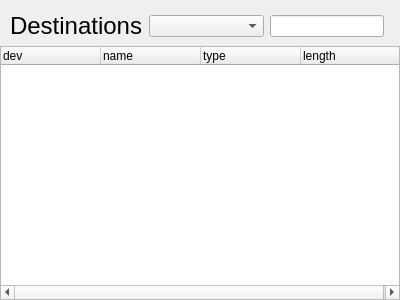
<?xml version="1.0" encoding="UTF-8"?>
<ui version="4.0">
 <class>SignalList</class>
 <widget class="QWidget" name="SignalList">
  <property name="geometry">
   <rect>
    <x>0</x>
    <y>0</y>
    <width>400</width>
    <height>300</height>
   </rect>
  </property>
  <property name="windowTitle">
   <string>Form</string>
  </property>
  <layout class="QGridLayout" name="gridLayout" columnstretch="0,0,0,0">
   <property name="leftMargin">
    <number>0</number>
   </property>
   <property name="topMargin">
    <number>12</number>
   </property>
   <property name="rightMargin">
    <number>0</number>
   </property>
   <property name="bottomMargin">
    <number>0</number>
   </property>
   <item row="0" column="3">
    <spacer name="horizontalSpacer">
     <property name="orientation">
      <enum>Qt::Horizontal</enum>
     </property>
     <property name="sizeType">
      <enum>QSizePolicy::Fixed</enum>
     </property>
     <property name="sizeHint" stdset="0">
      <size>
       <width>10</width>
       <height>20</height>
      </size>
     </property>
    </spacer>
   </item>
   <item row="0" column="1">
    <widget class="QComboBox" name="prefix">
     <property name="sizePolicy">
      <sizepolicy hsizetype="Expanding" vsizetype="Fixed">
       <horstretch>0</horstretch>
       <verstretch>0</verstretch>
      </sizepolicy>
     </property>
     <property name="minimumSize">
      <size>
       <width>80</width>
       <height>0</height>
      </size>
     </property>
    </widget>
   </item>
   <item row="0" column="2">
    <widget class="QLineEdit" name="search">
     <property name="minimumSize">
      <size>
       <width>80</width>
       <height>0</height>
      </size>
     </property>
     <property name="acceptDrops">
      <bool>false</bool>
     </property>
     <property name="frame">
      <bool>true</bool>
     </property>
     <property name="clearButtonEnabled">
      <bool>true</bool>
     </property>
    </widget>
   </item>
   <item row="0" column="0">
    <widget class="QLabel" name="label">
     <property name="sizePolicy">
      <sizepolicy hsizetype="Fixed" vsizetype="Preferred">
       <horstretch>0</horstretch>
       <verstretch>0</verstretch>
      </sizepolicy>
     </property>
     <property name="minimumSize">
      <size>
       <width>120</width>
       <height>0</height>
      </size>
     </property>
     <property name="font">
      <font>
       <pointsize>18</pointsize>
      </font>
     </property>
     <property name="text">
      <string>Destinations</string>
     </property>
     <property name="indent">
      <number>10</number>
     </property>
    </widget>
   </item>
   <item row="1" column="0" colspan="4">
    <widget class="QTreeWidget" name="tree">
     <property name="sizePolicy">
      <sizepolicy hsizetype="Expanding" vsizetype="Expanding">
       <horstretch>0</horstretch>
       <verstretch>20</verstretch>
      </sizepolicy>
     </property>
     <column>
      <property name="text">
       <string>dev</string>
      </property>
     </column>
     <column>
      <property name="text">
       <string>name</string>
      </property>
     </column>
     <column>
      <property name="text">
       <string>type</string>
      </property>
     </column>
     <column>
      <property name="text">
       <string>length</string>
      </property>
     </column>
    </widget>
   </item>
  </layout>
 </widget>
 <resources/>
 <connections/>
</ui>
